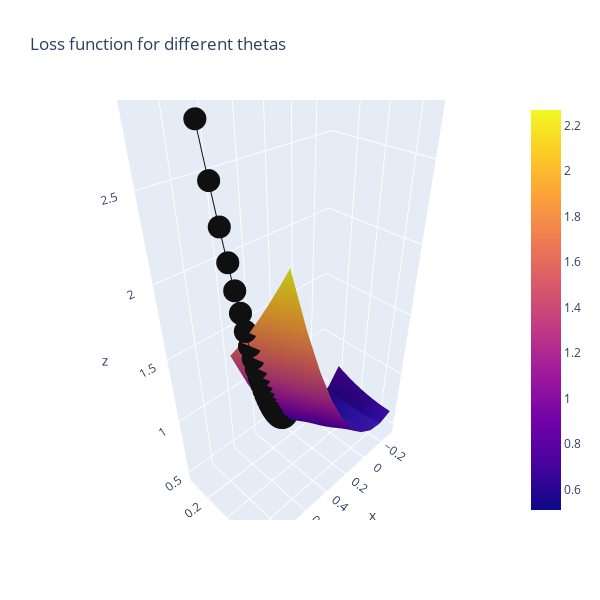

The notebook cell this image was saved under:
### Code cell
#Loss Function Figure

#X = Theta0
#Y - Theta1
#Z = Loss
#black line = path of loss function over the iterations.
#Find where it is closest to 0 in X and Y!

line_marker = dict(color='#101010', width=2)
fig = go.Figure()
fig.add_surface(x=theta1_vals, y=theta0_vals, z=J_vals)
fig.add_scatter3d(x=theta1_history, y=theta0_history, z=J_history, line=line_marker, name='')
#The below line adds a graph of just the loss over iterations in a 2D plane
plt.plot(theta0_history, theta1_history, 'r+');
fig.update_layout(title='Loss function for different thetas', autosize=True,
                  width=600, height=600, xaxis_title='theta0', 
                 yaxis_title='theta1')
fig.show()
